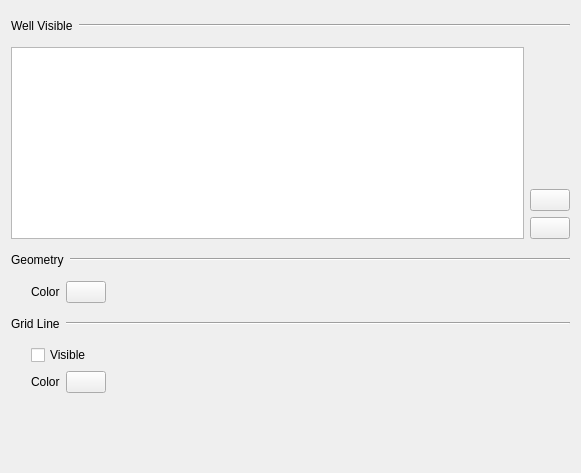
<?xml version="1.0" encoding="UTF-8"?>
<ui version="4.0">
 <class>CXWellConditionVisPage</class>
 <widget class="CXBasePropertyPage" name="CXWellConditionVisPage">
  <property name="windowModality">
   <enum>Qt::WindowModal</enum>
  </property>
  <property name="geometry">
   <rect>
    <x>0</x>
    <y>0</y>
    <width>581</width>
    <height>473</height>
   </rect>
  </property>
  <property name="windowTitle">
   <string>Form</string>
  </property>
  <layout class="QGridLayout" name="gridLayout">
   <item row="0" column="0" colspan="2">
    <layout class="QHBoxLayout" name="horizontalLayout">
     <item>
      <widget class="QLabel" name="m_pLabelWellList">
       <property name="sizePolicy">
        <sizepolicy hsizetype="Fixed" vsizetype="Fixed">
         <horstretch>0</horstretch>
         <verstretch>0</verstretch>
        </sizepolicy>
       </property>
       <property name="minimumSize">
        <size>
         <width>0</width>
         <height>30</height>
        </size>
       </property>
       <property name="text">
        <string>Well Visible</string>
       </property>
      </widget>
     </item>
     <item>
      <widget class="Line" name="line">
       <property name="orientation">
        <enum>Qt::Horizontal</enum>
       </property>
      </widget>
     </item>
    </layout>
   </item>
   <item row="8" column="0" colspan="2">
    <layout class="QHBoxLayout" name="horizontalLayout_4">
     <item>
      <widget class="QLabel" name="m_pLabelLine">
       <property name="sizePolicy">
        <sizepolicy hsizetype="Fixed" vsizetype="Fixed">
         <horstretch>0</horstretch>
         <verstretch>0</verstretch>
        </sizepolicy>
       </property>
       <property name="minimumSize">
        <size>
         <width>0</width>
         <height>30</height>
        </size>
       </property>
       <property name="text">
        <string>Grid Line</string>
       </property>
      </widget>
     </item>
     <item>
      <widget class="Line" name="line_3">
       <property name="orientation">
        <enum>Qt::Horizontal</enum>
       </property>
      </widget>
     </item>
    </layout>
   </item>
   <item row="3" column="0" colspan="2">
    <layout class="QGridLayout" name="gridLayout_2">
     <item row="2" column="1">
      <widget class="QPushButton" name="m_pBtDisSelectAll">
       <property name="text">
        <string/>
       </property>
      </widget>
     </item>
     <item row="1" column="1">
      <widget class="QPushButton" name="m_pBtSelectAll">
       <property name="text">
        <string/>
       </property>
      </widget>
     </item>
     <item row="0" column="1">
      <spacer name="verticalSpacer_2">
       <property name="orientation">
        <enum>Qt::Vertical</enum>
       </property>
       <property name="sizeHint" stdset="0">
        <size>
         <width>20</width>
         <height>40</height>
        </size>
       </property>
      </spacer>
     </item>
     <item row="0" column="0" rowspan="3">
      <widget class="QListWidget" name="m_pListVisible"/>
     </item>
    </layout>
   </item>
   <item row="5" column="0" colspan="2">
    <layout class="QHBoxLayout" name="horizontalLayout_2">
     <item>
      <widget class="QLabel" name="m_pLabelGeometry">
       <property name="sizePolicy">
        <sizepolicy hsizetype="Fixed" vsizetype="Fixed">
         <horstretch>0</horstretch>
         <verstretch>0</verstretch>
        </sizepolicy>
       </property>
       <property name="minimumSize">
        <size>
         <width>0</width>
         <height>30</height>
        </size>
       </property>
       <property name="text">
        <string>Geometry</string>
       </property>
      </widget>
     </item>
     <item>
      <widget class="Line" name="line_2">
       <property name="orientation">
        <enum>Qt::Horizontal</enum>
       </property>
      </widget>
     </item>
    </layout>
   </item>
   <item row="7" column="0" colspan="2">
    <layout class="QHBoxLayout" name="horizontalLayout_3">
     <item>
      <spacer name="horizontalSpacer_2">
       <property name="orientation">
        <enum>Qt::Horizontal</enum>
       </property>
       <property name="sizeType">
        <enum>QSizePolicy::Fixed</enum>
       </property>
       <property name="sizeHint" stdset="0">
        <size>
         <width>20</width>
         <height>20</height>
        </size>
       </property>
      </spacer>
     </item>
     <item>
      <widget class="QLabel" name="m_pLabelGeoColor">
       <property name="text">
        <string>Color</string>
       </property>
      </widget>
     </item>
     <item>
      <widget class="CXButtonColorEdit" name="m_pColorEditGeo">
       <property name="text">
        <string/>
       </property>
      </widget>
     </item>
     <item>
      <spacer name="horizontalSpacer">
       <property name="orientation">
        <enum>Qt::Horizontal</enum>
       </property>
       <property name="sizeHint" stdset="0">
        <size>
         <width>40</width>
         <height>20</height>
        </size>
       </property>
      </spacer>
     </item>
    </layout>
   </item>
   <item row="15" column="1">
    <spacer name="verticalSpacer">
     <property name="orientation">
      <enum>Qt::Vertical</enum>
     </property>
     <property name="sizeHint" stdset="0">
      <size>
       <width>20</width>
       <height>40</height>
      </size>
     </property>
    </spacer>
   </item>
   <item row="10" column="0" colspan="2">
    <layout class="QGridLayout" name="gridLayout_3">
     <item row="0" column="1">
      <widget class="QCheckBox" name="m_pChkVisible">
       <property name="text">
        <string>Visible</string>
       </property>
      </widget>
     </item>
     <item row="0" column="0">
      <spacer name="horizontalSpacer_3">
       <property name="orientation">
        <enum>Qt::Horizontal</enum>
       </property>
       <property name="sizeType">
        <enum>QSizePolicy::Fixed</enum>
       </property>
       <property name="sizeHint" stdset="0">
        <size>
         <width>20</width>
         <height>20</height>
        </size>
       </property>
      </spacer>
     </item>
     <item row="1" column="1">
      <layout class="QHBoxLayout" name="horizontalLayout_5">
       <item>
        <widget class="QLabel" name="m_pLabelLineColor">
         <property name="text">
          <string>Color</string>
         </property>
        </widget>
       </item>
       <item>
        <widget class="CXButtonColorEdit" name="m_pColorEditLine">
         <property name="text">
          <string/>
         </property>
        </widget>
       </item>
      </layout>
     </item>
     <item row="0" column="2">
      <spacer name="horizontalSpacer_4">
       <property name="orientation">
        <enum>Qt::Horizontal</enum>
       </property>
       <property name="sizeHint" stdset="0">
        <size>
         <width>40</width>
         <height>20</height>
        </size>
       </property>
      </spacer>
     </item>
    </layout>
   </item>
  </layout>
 </widget>
 <layoutdefault spacing="6" margin="11"/>
 <customwidgets>
  <customwidget>
   <class>CXBasePropertyPage</class>
   <extends>QWidget</extends>
   <header>xbasepropertypage.h</header>
   <container>1</container>
  </customwidget>
  <customwidget>
   <class>CXButtonColorEdit</class>
   <extends>QPushButton</extends>
   <header>xbuttoncoloredit.h</header>
  </customwidget>
 </customwidgets>
 <resources/>
 <connections/>
</ui>
